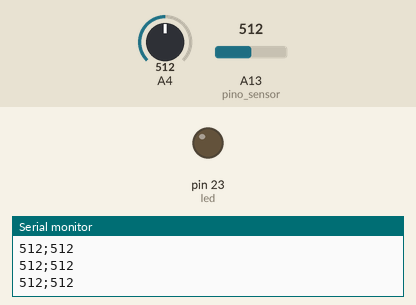
This sketch was run on a simulated Arduino Mega 2560, built with avr-gcc and run on an emulated ATmega2560. Parts: output pins drawn as LEDs (lit = HIGH), the last lines printed to the serial monitor. The inputs (shaded band) are chosen by the test bench; at power-on: A13 (pino_sensor) = 512, A4 = 512.

Above: at 1.2 s.
1.3 s: A13 (pino_sensor) set to 716
At 2.7 s:
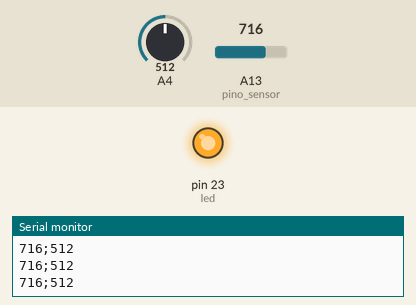
3.0 s: A13 (pino_sensor) set to 2
4.5 s: A13 (pino_sensor) set to 0
At 5.4 s:
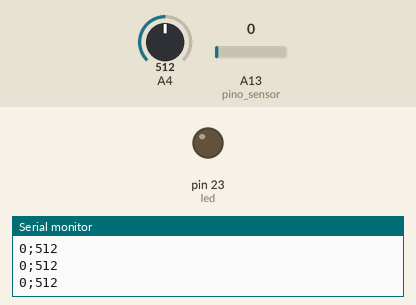
6.0 s: A13 (pino_sensor) set to 122
At 6.6 s:
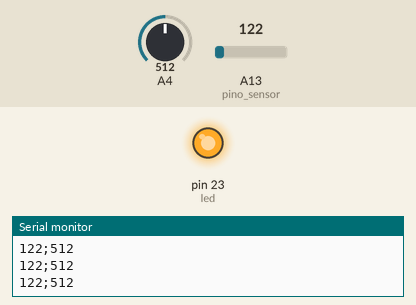
Timing chart, 0 to 8.5 s (numbered marks = the images above; inputs shaded):
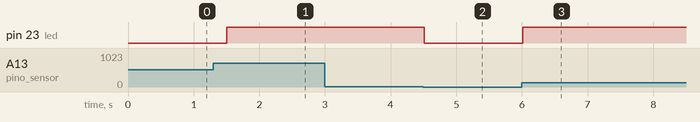

The sketch:

Projeto_potenciometro_Vivian.ino
```cpp
#define led 23  //saida do led
#define pino_sensor  13 // Entrada AD do potenciometro do LED
#define potenciometro 36  // entrada AD do potenciometro

int potencia =0;


void setup() {
  // put your setup code here, to run once:

  Serial.begin(9600);     // inicia a porta serial, configura a taxa de dados para 9600 bps


  pinMode(pino_sensor, INPUT);           // PINO DE ENTRADA
  pinMode(led, OUTPUT);                 //PINO DE SAÍDA
  pinMode(potenciometro, INPUT);        // PINO DE ENTRADA


}

void loop() {


  potencia = analogRead(pino_sensor);

  digitalWrite(led, potencia);

  Serial.print(analogRead(pino_sensor));
  Serial.print(";");                        // separando os dois sinais por um ;
  Serial.println(analogRead(potenciometro));
  delay (250);


}
```

Measured:
- the behaviour switches between 1 and 0 on A13 (pino_sensor) (found by bisection; images 1 and 2)
- after the input at 1.3 s, pin 23 (led): LOW → HIGH after 0.20 s
- after the input at 4.5 s, pin 23 (led): HIGH → LOW at once
- after the input at 6.0 s, pin 23 (led): LOW → HIGH at once
